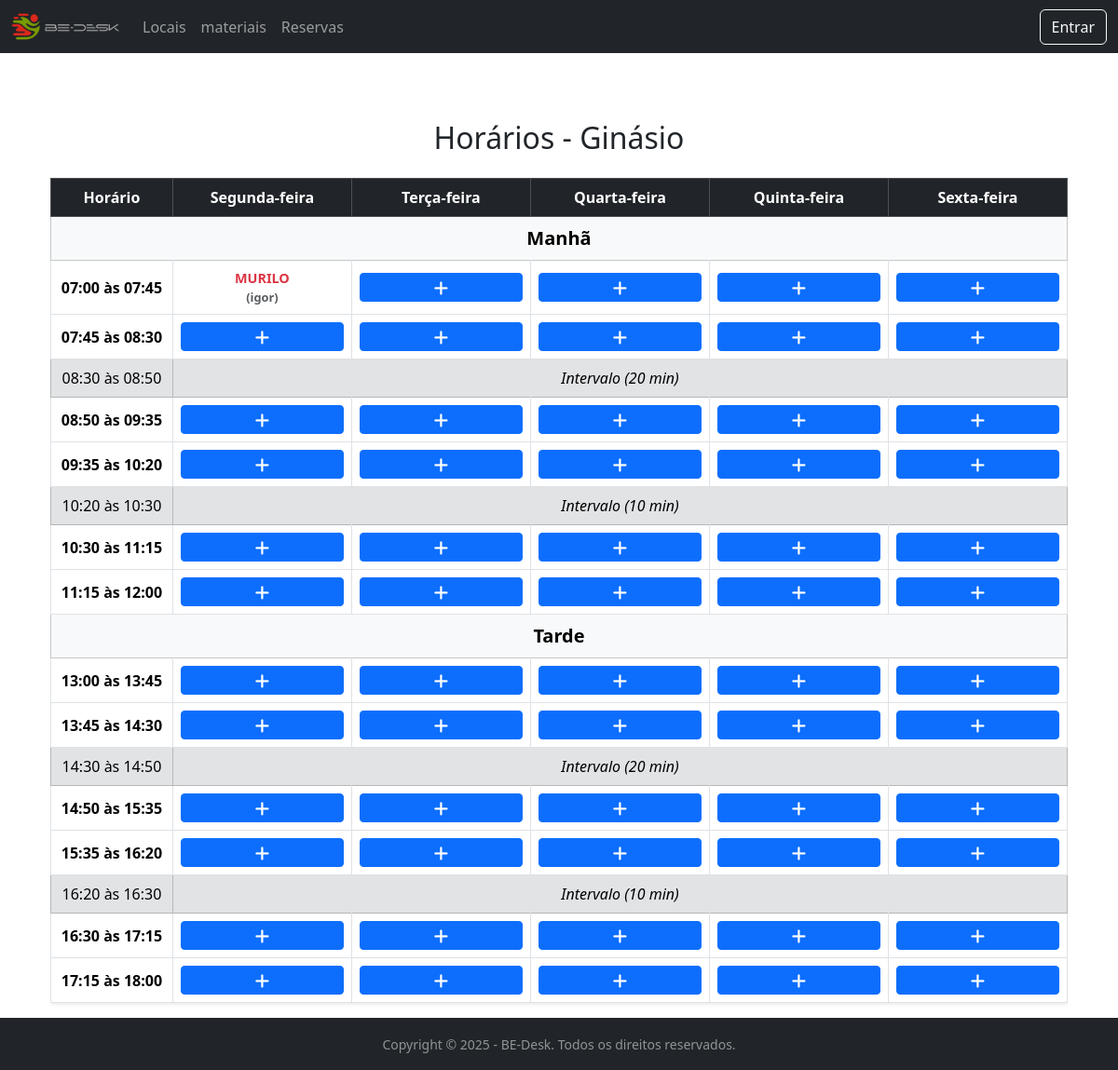
/sala/Ginásio/, run on the app's committed database.
### bedesk/models.py (models this page shows, shortened)
class Sala(models.Model):
    nome = models.CharField(max_length=100)
    capacidade = models.IntegerField(default=1)

class Agendamento(models.Model):
    STATUS_CHOICES = [
        ('PENDENTE', 'Pendente'), # O valor que vai para o banco (melhor em CAPS)
        ('APROVADO', 'Aprovado'), # O valor que o usuário vê (após a vírgula)
        ('REJEITADO', 'Rejeitado'),
    ]
    nome = models.CharField(max_length=100) # Nome do Agendamento (ex: Reunião de Marketing)
    sala = models.ForeignKey(Sala, on_delete=models.CASCADE)
    motivo = models.TextField()
    horario = models.TimeField()
    data_inicio = models.DateTimeField(null=True, blank=True)
    data_fim = models.DateTimeField(null=True, blank=True)
    status = models.CharField(
        max_length=10,
        choices=STATUS_CHOICES,
        default='PENDENTE' # Valor padrão para novas reservas
    )
    sala = models.ForeignKey(Sala, on_delete=models.CASCADE)
    usuario = models.ForeignKey(User, on_delete=models.CASCADE)
    class Meta:
        verbose_name_plural = "Agendamentos"
        indexes = [
            models.Index(fields=['status']),
        ]

### bedesk/views.py (the view)
# urls.py: path('sala/<str:nome_sala>/', views.detalhe_sala, name='detalhe_sala'),
def detalhe_sala(request, nome_sala):
    horarios_estrutura = [
        {'tipo': 'separador', 'nome': 'Manhã'},
        {'tipo': 'hora', 'inicio': '07:00', 'fim': '07:45'},
        {'tipo': 'hora', 'inicio': '07:45', 'fim': '08:30'},
        {'tipo': 'intervalo', 'inicio': '08:30', 'fim': '08:50', 'nome': 'Intervalo (20 min)'}, # Intervalo de 20 min
        {'tipo': 'hora', 'inicio': '08:50', 'fim': '09:35'},
        {'tipo': 'hora', 'inicio': '09:35', 'fim': '10:20'},
        {'tipo': 'intervalo', 'inicio': '10:20', 'fim': '10:30', 'nome': 'Intervalo (10 min)'}, # Intervalo de 10 min
        {'tipo': 'hora', 'inicio': '10:30', 'fim': '11:15'},
        {'tipo': 'hora', 'inicio': '11:15', 'fim': '12:00'},
        {'tipo': 'separador', 'nome': 'Tarde'},
        {'tipo': 'hora', 'inicio': '13:00', 'fim': '13:45'},
        {'tipo': 'hora', 'inicio': '13:45', 'fim': '14:30'},
        {'tipo': 'intervalo', 'inicio': '14:30', 'fim': '14:50', 'nome': 'Intervalo (20 min)'},
        {'tipo': 'hora', 'inicio': '14:50', 'fim': '15:35'},
        {'tipo': 'hora', 'inicio': '15:35', 'fim': '16:20'},
        {'tipo': 'intervalo', 'inicio': '16:20', 'fim': '16:30', 'nome': 'Intervalo (10 min)'},
        {'tipo': 'hora', 'inicio': '16:30', 'fim': '17:15'},
        {'tipo': 'hora', 'inicio': '17:15', 'fim': '18:00'},
    ]
    dias_semana_nomes = ['Segunda-feira', 'Terça-feira', 'Quarta-feira', 'Quinta-feira', 'Sexta-feira']
    try:
        sala_obj = get_object_or_404(Sala, nome__iexact=nome_sala)
    except Sala.DoesNotExist:
        messages.error(request, f"A sala '{nome_sala}' não foi encontrada.")
        return redirect('inicio')
    today = date.today()
    start_of_week = today - timedelta(days=today.weekday())
    dias_semana_datas = [start_of_week + timedelta(days=i) for i in range(5)]
    agendamentos = Agendamento.objects.filter(
        sala=sala_obj,  # <-- ESTE É O FILTRO!
        status='APROVADO',
        data_inicio__date__range=[start_of_week, dias_semana_datas[-1]]
    ).select_related('usuario')
    agendamentos_map = {}
    for ag in agendamentos:
        hora_str = ag.horario.strftime("%H:%M")
        dia_weekday = ag.data_inicio.weekday()
        agendamentos_map[(hora_str, dia_weekday)] = ag
    tabela_horarios = []
    for item in horarios_estrutura:
        if item['tipo'] != 'hora':
            tabela_horarios.append(item)
            continue
        hora_inicio_str = item['inicio']
        linha = {
            'tipo': 'hora',
            'horario_str': f"{item['inicio']} às {item['fim']}",
            'hora_para_link': hora_inicio_str,
            'celulas': []
        }
        for dia_num, data_do_dia in enumerate(dias_semana_datas):
            agendamento = agendamentos_map.get((hora_inicio_str, dia_num))
            celula = {
                'data': data_do_dia,
                'agendamento': agendamento
            }
            linha['celulas'].append(celula)
        tabela_horarios.append(linha)
    context = {
        'tabela_horarios': tabela_horarios,
        'dias_semana_nomes': dias_semana_nomes,
        'sala': sala_obj, # Passa o objeto sala (E05 ou Ginásio)
    }
    return render(request, 'bedesk/detalhe_sala.html', context)

### bedesk/context_processors.py (called while the page is built)
def notificacoes_pendentes(request):
    total_pendentes = 0
    if request.user.is_authenticated and request.user.is_staff:
        salas_pendentes_count = Agendamento.objects.filter(status='PENDENTE').count()
        recursos_pendentes_count = ReservaRecurso.objects.filter(status='PENDENTE').count()
        total_pendentes = salas_pendentes_count + recursos_pendentes_count
    return {
        'pendentes_count': total_pendentes
    }

### bedesk/templates/bedesk/detalhe_sala.html (shortened to what this page needs)
{% extends 'bedesk/base.html' %}
{% block title %}Horários - {{ sala.nome }}{% endblock %} {% block content %}
<div class="container-fluid mt-4">
    <h2 class="text-center mb-4">Horários -  {{ sala.nome }}</h2>
    <div class="table-responsive">
        <table class="table table-bordered table-hover shadow-sm text-center">
            <thead class="table-dark">
                <tr>
                    <th style="width: 12%;">Horário</th>
                    {% for dia_nome in dias_semana_nomes %}
                        <th style="width: 17.6%;">{{ dia_nome }}</th>
                    {% endfor %}
                </tr>
            </thead>
            <tbody>
                {% for linha in tabela_horarios %}
                    {% if linha.tipo == 'separador' %}
                        <tr class="table-light">
                            <td colspan="6" class="text-center fw-bold fs-5">
                                {{ linha.nome }}
                            </td>
                        </tr>
                    {% elif linha.tipo == 'intervalo' %}
                        <tr class="table-secondary text-muted">
                            <td class="align-middle">
                                {{ linha.inicio }} às {{ linha.fim }}
                            </td>
                            <td colspan="5" class="align-middle fst-italic">
                                {{ linha.nome }}
                            </td>
                        </tr>
                    {% elif linha.tipo == 'hora' %}
                        <tr>
                            <td class="align-middle fw-bold">
                                {{ linha.horario_str }}
                            </td>
                            {% for celula in linha.celulas %}
                                <td class="align-middle">
                                    {% if celula.agendamento %}
    <div class="d-flex flex-column justify-content-center align-items-center h-100">
        <span class="text-danger fw-bold text-uppercase"
              style="font-size: 0.9em;"
              data-bs-toggle="tooltip"
              title="Motivo: {{ celula.agendamento.motivo }}">
            {{ celula.agendamento.nome }}
        </span>
        <small class="text-muted fw-bold" style="font-size: 0.8em;">
            ({{ celula.agendamento.usuario.first_name|default:celula.agendamento.usuario.username }})
        </small>
    </div>
{% else %}
    <a href="{% url 'agendar_sala' %}?hora={{ linha.hora_para_link }}&data={{ celula.data|date:'Y-m-d' }}&sala={{ sala.nome }}"
       class="btn btn-primary btn-sm w-100"
       data-bs-toggle="tooltip"
       title="Clique para agendar">
    </a>
{% endif %}
                                </td>
                            {% endfor %}
                        </tr>
                    {% endif %}
                {% empty %}
                    <tr>
                        <td colspan="6" class="text-center text-muted">
                            Nenhum horário definido na estrutura da view.
                        </td>
                    </tr>
                {% endfor %}
            </tbody>
        </table>
    </div> </div>
{% endblock %}

### data on the page
Sala: nome "Ginásio"
Agendamento: agendamento.nome "MURILO", agendamento.usuario.first_name "igor"

### other printed values
{{ dia_nome }} "Segunda-feira" "Terça-feira" "Quarta-feira" "Quinta-feira" "Sexta-feira"
{{ linha.nome }} "Manhã" "Tarde"
{{ linha.horario_str }} "07:00 às 07:45" "07:45 às 08:30" "08:50 às 09:35" "09:35 às 10:20" "10:30 às 11:15" "11:15 às 12:00" "13:00 às 13:45" "13:45 às 14:30" "14:50 às 15:35" "15:35 às 16:20" "16:30 às 17:15" "17:15 às 18:00"
{{ linha.inicio }} "08:30" "10:20" "14:30" "16:20"
{{ linha.fim }} "08:50" "10:30" "14:50" "16:30"
{{ linha.nome }} "Intervalo (20 min)" "Intervalo (10 min)" "Intervalo (20 min)" "Intervalo (10 min)"
